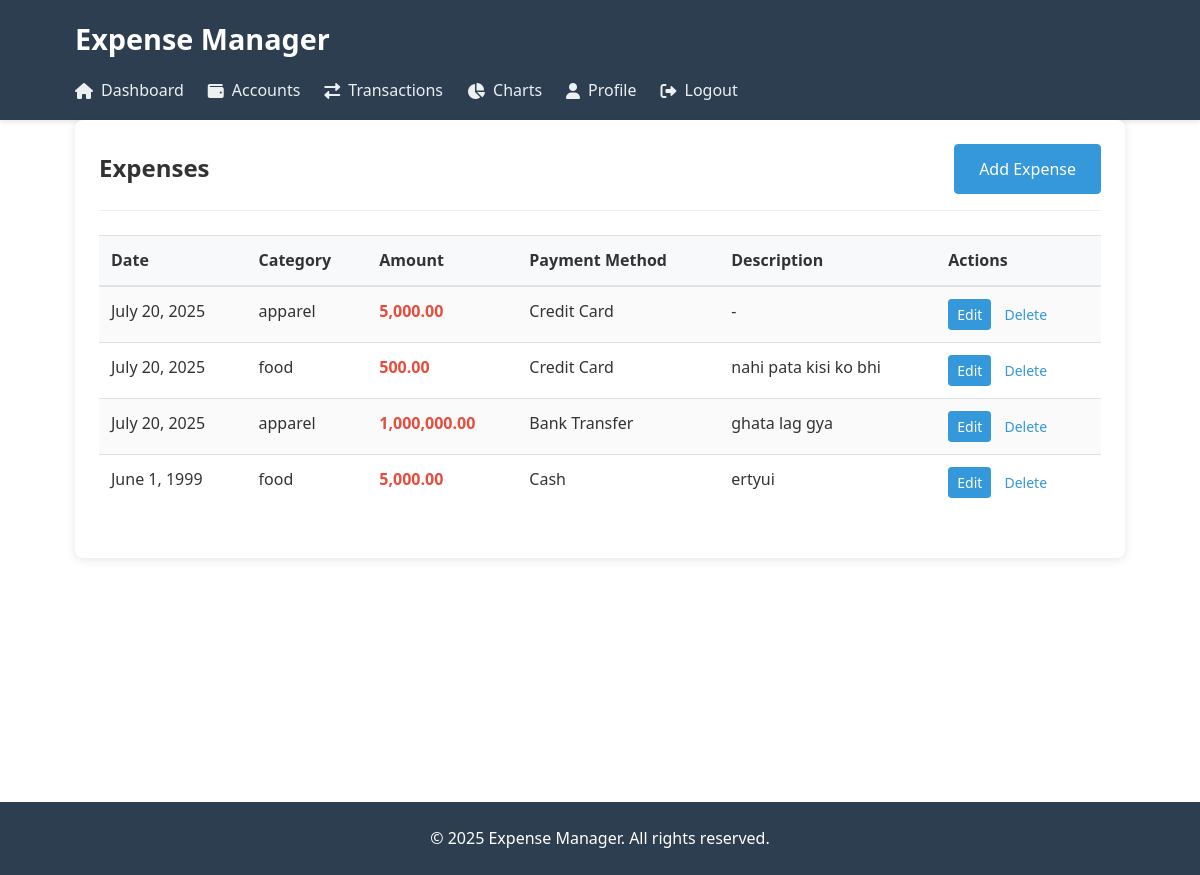
The app's page /expenses/ (signed in) with its own data.
### expenses/models.py (models this page shows, shortened)
class Expense(models.Model):
    PAYMENT_METHODS = (
        ('cash', 'Cash'),
        ('credit_card', 'Credit Card'),
        ('debit_card', 'Debit Card'),
        ('bank_transfer', 'Bank Transfer'),
        ('other', 'Other'),
    )
    amount = models.DecimalField(max_digits=10, decimal_places=2)
    description = models.TextField(blank=True)
    category = models.ForeignKey(ExpenseCategory, on_delete=models.CASCADE)
    user = models.ForeignKey(User, on_delete=models.CASCADE)
    date = models.DateField()
    payment_method = models.CharField(max_length=20, choices=PAYMENT_METHODS)
    created_at = models.DateTimeField(auto_now_add=True)
    updated_at = models.DateTimeField(auto_now=True)

class ExpenseCategory(models.Model):
    EXPENSE_CATEGORIES = (
        ('food', 'Food'),
        ('transport', 'Transport'),
        ('social_life', 'Social Life'),
        ('pets', 'Pets'),
        ('apparel', 'Apparel'),
        ('health', 'Health'),
        ('education', 'Education'),
        ('other', 'Other'),
    )
    name = models.CharField(max_length=20, choices=EXPENSE_CATEGORIES, unique=True)
    created_at = models.DateTimeField(auto_now_add=True)
    class Meta:
        verbose_name_plural = "Expense Categories"

### expenses/views.py (the view)
# urls.py: path('expenses/', views.expenses_view, name='expenses'),
@login_required
def expenses_view(request):
    expenses = Expense.objects.filter(user=request.user).order_by('-date')
    return render(request, 'expenses/expenses.html', {'expenses': expenses})

### expenses/templates/expenses/expenses.html (shortened to what this page needs)
{% extends 'expenses/base.html' %}
{% load humanize %}
{% block content %}
<div class="card">
    <div class="card-header">
        <h2 class="card-title">Expenses</h2>
        <a href="{% url 'add_expense' %}" class="btn btn-primary">Add Expense</a>
    </div>
    <div class="card-body">
        <table class="table">
            <thead>
                <tr>
                    <th>Date</th>
                    <th>Category</th>
                    <th>Amount</th>
                    <th>Payment Method</th>
                    <th>Description</th>
                    <th>Actions</th>
                </tr>
            </thead>
            <tbody>
                {% for expense in expenses %}
                <tr>
                    <td>{{ expense.date }}</td>
                    <td>{{ expense.category.name }}</td>
                    <td class="expense-amount">{{ user.profile.currency }}{{ expense.amount|intcomma }}</td>
                    <td>{{ expense.get_payment_method_display }}</td>
                    <td>{{ expense.description|truncatechars:30|default:"-" }}</td>
                    <td>
                        <a href="{% url 'edit_expense' expense.pk %}" class="btn btn-sm btn-primary">Edit</a>
                        <a href="{% url 'delete_expense' expense.pk %}" class="btn btn-sm btn-danger">Delete</a>
                    </td>
                </tr>
                {% empty %}
                <tr>
                    <td colspan="6">No expenses yet.</td>
                </tr>
                {% endfor %}
            </tbody>
        </table>
    </div>
</div>
{% endblock %}

### expenses/templates/static/css/style.css (style rules this page uses)
:root { --primary-color: #3498db; --secondary-color: #2980b9; --accent-color: #e74c3c; --light-color: #ecf0f1; --dark-color: #2c3e50; --success-color: #2ecc71; --warning-color: #f39c12; --danger-color: #e74c3c; --gray-color: #95a5a6; }
* { margin: 0; padding: 0; box-sizing: border-box; }
body { font-family: 'Segoe UI', Tahoma, Geneva, Verdana, sans-serif; line-height: 1.6; color: #333; background-color: white; }
a { text-decoration: none; color: var(--primary-color); }
.btn { display: inline-block; font-weight: 400; text-align: center; white-space: nowrap; vertical-align: middle; user-select: none; border: 1px solid transparent; padding: 0.75rem 1.5rem; font-size: 1rem; line-height: 1.5; border-radius: 0.25rem; transition: all 0.15s ease-in-out; cursor: pointer; }
.btn-primary { color: #fff; background-color: var(--primary-color); border-color: var(--primary-color); }
.card { background: white; border-radius: 0.5rem; box-shadow: 0 2px 10px rgba(0, 0, 0, 0.1); padding: 1.5rem; margin-bottom: 2rem; }
.card-header { padding-bottom: 1rem; margin-bottom: 1.5rem; border-bottom: 1px solid #eee; display: flex; justify-content: space-between; align-items: center; }
.card-title { font-size: 1.5rem; margin: 0; }
.table { width: 100%; border-collapse: collapse; margin-bottom: 1.5rem; }
.table th, .table td { padding: 0.75rem; vertical-align: top; border-top: 1px solid #dee2e6; text-align: left; }
.table thead th { vertical-align: bottom; border-bottom: 2px solid #dee2e6; background-color: #f8f9fa; }
.table tbody tr:nth-of-type(odd) { background-color: rgba(0, 0, 0, 0.02); }
.expense-amount { color: var(--danger-color); font-weight: bold; }
.btn-sm { padding: 0.25rem 0.5rem; font-size: 0.875rem; line-height: 1.5; border-radius: 0.2rem; }

### records on screen
Expense: date "July 20, 2025", category.name "apparel", amount "5,000.00", payment_method "Credit Card", description "-"
Expense: date "July 20, 2025", category.name "food", amount "500.00", payment_method "Credit Card", description "nahi pata kisi ko bhi"
Expense: date "July 20, 2025", category.name "apparel", amount "1,000,000.00", payment_method "Bank Transfer", description "ghata lag gya"
Expense: date "June 1, 1999", category.name "food", amount "5,000.00", payment_method "Cash", description "ertyui"
